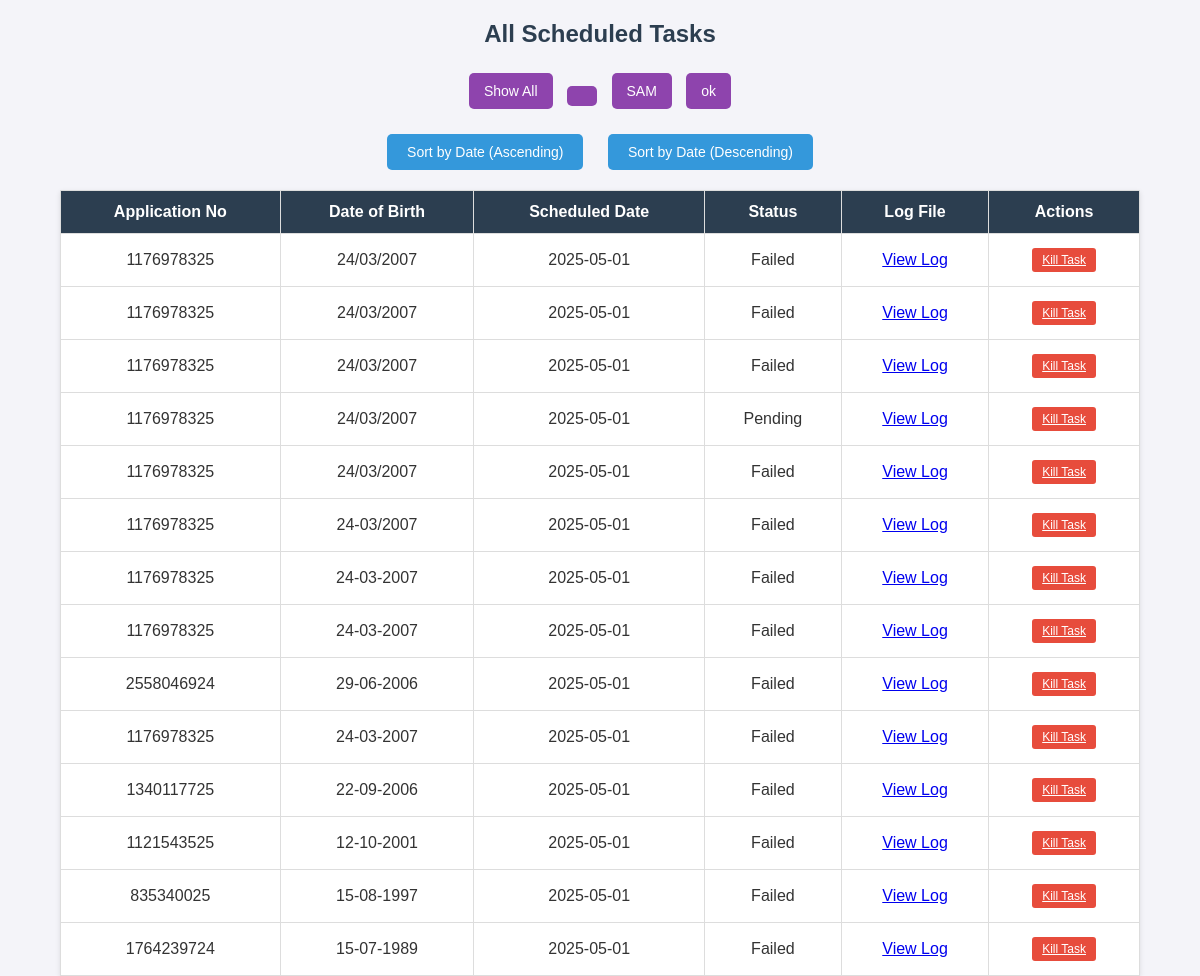
Page /view_tasks on the committed database.
### app.py (models this page shows)
class ScheduledTask(db.Model):
    id = db.Column(db.Integer, primary_key=True)
    applications = db.Column(db.Text, nullable=False)
    dob = db.Column(db.String(10), nullable=False)
    scheduled_date = db.Column(db.String(10), nullable=False)
    status = db.Column(db.String(50), default="Pending")
    output = db.Column(db.Text, nullable=True)
    log_file = db.Column(db.String(100), nullable=True)
    cov = db.Column(db.String(50), nullable=True)
    slotdate = db.Column(db.String(10), nullable=False)
    careoff= db.Column(db.String(10), nullable=False)
    proxy = db.Column(db.String(10), nullable=False)

### app.py (the view)
@app.route('/view_tasks')
def view_tasks():
    tasks = ScheduledTask.query.all()
    careoffs = sorted(set(task.careoff for task in tasks))
    return render_template("view_tasks.html", tasks=tasks, careoffs=careoffs)

### templates/view_tasks.html (shortened to what this page needs)
<!DOCTYPE html>
<html lang="en">
  <head>
  </head>
  <body>
    <h2>All Scheduled Tasks</h2>
    <div class="container">
      <div class="careoff-buttons">
        <button onclick="filterTasks('all')">Show All</button>
        {% for careoff in careoffs %}
        <button onclick="filterTasks('{{ careoff }}')">{{ careoff }}</button>
        {% endfor %}
      </div>
      <div class="sort-buttons">
        <button onclick="sortTable('asc')">Sort by Date (Ascending)</button>
        <button onclick="sortTable('desc')">Sort by Date (Descending)</button>
      </div>
      <table id="tasks-table">
        <thead>
          <tr>
            <th>Application No</th>
            <th>Date of Birth</th>
            <th>Scheduled Date</th>
            <th>Status</th>
            <th>Log File</th>
            <th>Actions</th>
          </tr>
        </thead>
        <tbody>
          {% for task in tasks %}
          <tr data-careoff="{{ task.careoff }}">
            <td>{{ task.applications }}</td>
            <td>{{ task.dob }}</td>
            <td>{{ task.scheduled_date }}</td>
            <td>{{ task.status }}</td>
            <td>
              <a
                href="{{ url_for('live_status', task_id=task.id) }}"
                class="view-log"
                target="_blank"
                >View Log</a
              >
            </td>
            <td class="actions">
              <a
                href="{{ url_for('kill_task', task_id=task.id) }}"
                class="kill-task"
                target="_blank"
                >Kill Task</a
              >
            </td>
          </tr>
          {% else %}
          <tr>
            <td colspan="6" class="no-tasks">No tasks scheduled yet.</td>
          </tr>
          {% endfor %}
        </tbody>
      </table>
    </div>
  </body>
</html>

### templates/view_tasks.html (style rules this page uses)
body { font-family: Arial, sans-serif; margin: 0; padding: 0; background-color: #f4f4f9; color: #333; }
h2 { text-align: center; margin-top: 20px; color: #2c3e50; }
.container { width: 90%; margin: 0 auto; margin-top: 20px; }
.careoff-buttons { text-align: center; margin-bottom: 20px; }
.careoff-buttons button { padding: 10px 15px; margin: 5px; border: none; background-color: #8e44ad; color: white; border-radius: 5px; cursor: pointer; font-size: 14px; transition: background-color 0.3s ease; }
.sort-buttons { text-align: center; margin-bottom: 20px; }
.sort-buttons button { padding: 10px 20px; margin: 0 10px; border: none; background-color: #3498db; color: white; border-radius: 5px; cursor: pointer; font-size: 14px; transition: background-color 0.3s ease; }
table { width: 100%; border-collapse: collapse; background: #fff; box-shadow: 0 2px 5px rgba(0, 0, 0, 0.1); }
table thead { background-color: #2c3e50; color: white; }
table th, table td { padding: 12px 15px; text-align: center; border: 1px solid #ddd; }
.actions a { display: inline-block; padding: 5px 10px; margin: 2px; font-size: 12px; color: white; border-radius: 3px; transition: background-color 0.3s ease; }
.actions a.kill-task { background-color: #e74c3c; }

### rows in the picture
ScheduledTask: careoff "SAM", applications "2558046924", dob "29-06-2006", scheduled_date "2025-05-01", status "Failed"
ScheduledTask: careoff "ok", applications "1176978325", dob "24/03/2007", scheduled_date "2025-05-01", status "Failed"
ScheduledTask: applications "1176978325", dob "24/03/2007", scheduled_date "2025-05-01", status "Failed"
ScheduledTask: applications "1176978325", dob "24/03/2007", scheduled_date "2025-05-01", status "Failed"
ScheduledTask: applications "1176978325", dob "24/03/2007", scheduled_date "2025-05-01", status "Pending"
ScheduledTask: applications "1176978325", dob "24/03/2007", scheduled_date "2025-05-01", status "Failed"
ScheduledTask: applications "1176978325", dob "24-03/2007", scheduled_date "2025-05-01", status "Failed"
ScheduledTask: applications "1176978325", dob "24-03-2007", scheduled_date "2025-05-01", status "Failed"
ScheduledTask: applications "1176978325", dob "24-03-2007", scheduled_date "2025-05-01", status "Failed"
ScheduledTask: applications "1176978325", dob "24-03-2007", scheduled_date "2025-05-01", status "Failed"
ScheduledTask: applications "1340117725", dob "22-09-2006", scheduled_date "2025-05-01", status "Failed"
ScheduledTask: applications "1121543525", dob "12-10-2001", scheduled_date "2025-05-01", status "Failed"
ScheduledTask: applications "835340025", dob "15-08-1997", scheduled_date "2025-05-01", status "Failed"
ScheduledTask: applications "1764239724", dob "15-07-1989", scheduled_date "2025-05-01", status "Failed"
